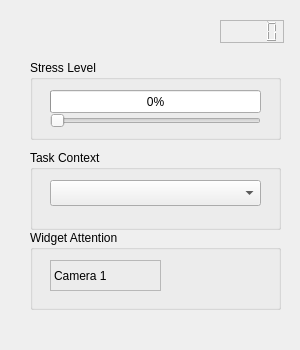
<?xml version="1.0" encoding="UTF-8"?>
<ui version="4.0">
 <class>AUIParameters</class>
 <widget class="QDockWidget" name="AUIParameters">
  <property name="geometry">
   <rect>
    <x>0</x>
    <y>0</y>
    <width>300</width>
    <height>350</height>
   </rect>
  </property>
  <property name="sizePolicy">
   <sizepolicy hsizetype="Fixed" vsizetype="Preferred">
    <horstretch>0</horstretch>
    <verstretch>0</verstretch>
   </sizepolicy>
  </property>
  <property name="minimumSize">
   <size>
    <width>300</width>
    <height>350</height>
   </size>
  </property>
  <property name="windowTitle">
   <string>AUI Parameters</string>
  </property>
  <widget class="QWidget" name="dockWidgetContents">
   <widget class="QGroupBox" name="groupBox">
    <property name="geometry">
     <rect>
      <x>30</x>
      <y>60</y>
      <width>251</width>
      <height>80</height>
     </rect>
    </property>
    <property name="title">
     <string>Stress Level</string>
    </property>
    <widget class="QProgressBar" name="progressBar">
     <property name="geometry">
      <rect>
       <x>20</x>
       <y>30</y>
       <width>211</width>
       <height>23</height>
      </rect>
     </property>
     <property name="mouseTracking">
      <bool>true</bool>
     </property>
     <property name="value">
      <number>0</number>
     </property>
    </widget>
    <widget class="QSlider" name="horizontalSlider">
     <property name="geometry">
      <rect>
       <x>20</x>
       <y>50</y>
       <width>211</width>
       <height>22</height>
      </rect>
     </property>
     <property name="orientation">
      <enum>Qt::Horizontal</enum>
     </property>
    </widget>
   </widget>
   <widget class="QGroupBox" name="groupBox_2">
    <property name="geometry">
     <rect>
      <x>30</x>
      <y>150</y>
      <width>251</width>
      <height>80</height>
     </rect>
    </property>
    <property name="title">
     <string>Task Context</string>
    </property>
    <widget class="QComboBox" name="comboBox">
     <property name="geometry">
      <rect>
       <x>20</x>
       <y>30</y>
       <width>211</width>
       <height>26</height>
      </rect>
     </property>
    </widget>
   </widget>
   <widget class="QGroupBox" name="groupBox_3">
    <property name="geometry">
     <rect>
      <x>30</x>
      <y>230</y>
      <width>251</width>
      <height>80</height>
     </rect>
    </property>
    <property name="title">
     <string>Widget Attention</string>
    </property>
    <widget class="QLabel" name="label">
     <property name="geometry">
      <rect>
       <x>20</x>
       <y>30</y>
       <width>111</width>
       <height>31</height>
      </rect>
     </property>
     <property name="frameShape">
      <enum>QFrame::StyledPanel</enum>
     </property>
     <property name="frameShadow">
      <enum>QFrame::Raised</enum>
     </property>
     <property name="text">
      <string>Camera 1</string>
     </property>
    </widget>
   </widget>
   <widget class="QLCDNumber" name="lcdNumber">
    <property name="geometry">
     <rect>
      <x>220</x>
      <y>20</y>
      <width>64</width>
      <height>23</height>
     </rect>
    </property>
    <property name="frameShape">
     <enum>QFrame::StyledPanel</enum>
    </property>
    <property name="frameShadow">
     <enum>QFrame::Plain</enum>
    </property>
   </widget>
  </widget>
 </widget>
 <resources/>
 <connections>
  <connection>
   <sender>horizontalSlider</sender>
   <signal>sliderMoved(int)</signal>
   <receiver>progressBar</receiver>
   <slot>repaint()</slot>
   <hints>
    <hint type="sourcelabel">
     <x>155</x>
     <y>106</y>
    </hint>
    <hint type="destinationlabel">
     <x>155</x>
     <y>87</y>
    </hint>
   </hints>
  </connection>
 </connections>
</ui>
